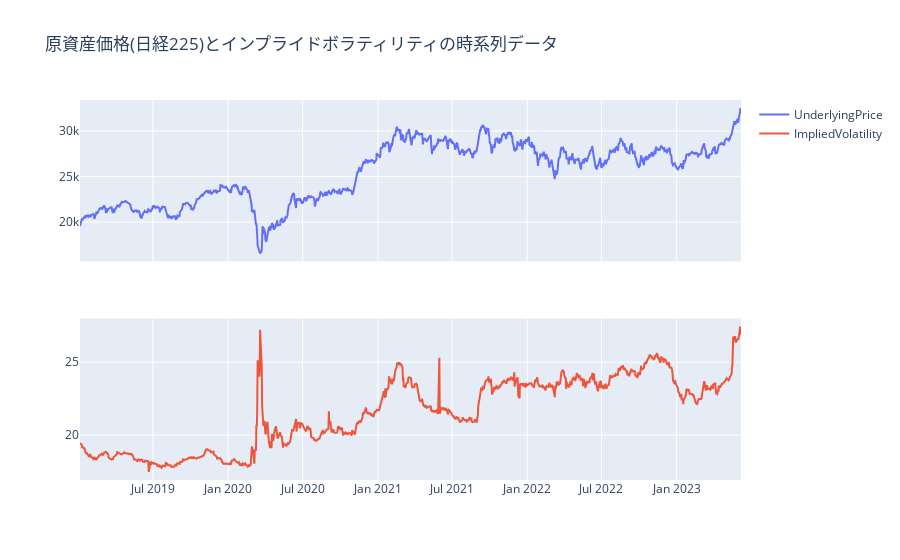

Notebook cell for this chart:
### Code cell
ts_fig = make_subplots(rows=2, cols=1, shared_xaxes=True)
ts_fig.add_trace(
    go.Scatter(
        x=s_iv.loc[:, "Date"], y=s_iv.loc[:, "UnderlyingPrice"], name="UnderlyingPrice"
    ),
    row=1,
    col=1,
)
ts_fig.add_trace(
    go.Scatter(
        x=s_iv.loc[:, "Date"],
        y=s_iv.loc[:, "ImpliedVolatility"],
        name="ImpliedVolatility",
    ),
    row=2,
    col=1,
)
ts_fig.update_layout(go.Layout(title={"text": "原資産価格(日経225)とインプライドボラティリティの時系列データ"}))

### Figure 1 — Plotly figure (JSON) as saved in the notebook; plotly's stock layout.template omitted (floating-point values rounded to 4 significant figures; data arrays with more than 128 entries replaced by an {"elided": "..."} marker saying what was removed)
{"data": [{"name": "UnderlyingPrice", "type": "scatter", "x": {"elided": "1076 str values"}, "xaxis": "x", "y": {"elided": "1076 float values"}, "yaxis": "y"}, {"name": "ImpliedVolatility", "type": "scatter", "x": {"elided": "1076 str values"}, "xaxis": "x2", "y": {"elided": "1076 float values"}, "yaxis": "y2"}], "layout": {"title": {"text": "原資産価格(日経225)とインプライドボラティリティの時系列データ"}, "xaxis": {"anchor": "y", "domain": [0, 1], "matches": "x2", "showticklabels": false}, "xaxis2": {"anchor": "y2", "domain": [0, 1]}, "yaxis": {"anchor": "x", "domain": [0.575, 1]}, "yaxis2": {"anchor": "x2", "domain": [0, 0.425]}}}
